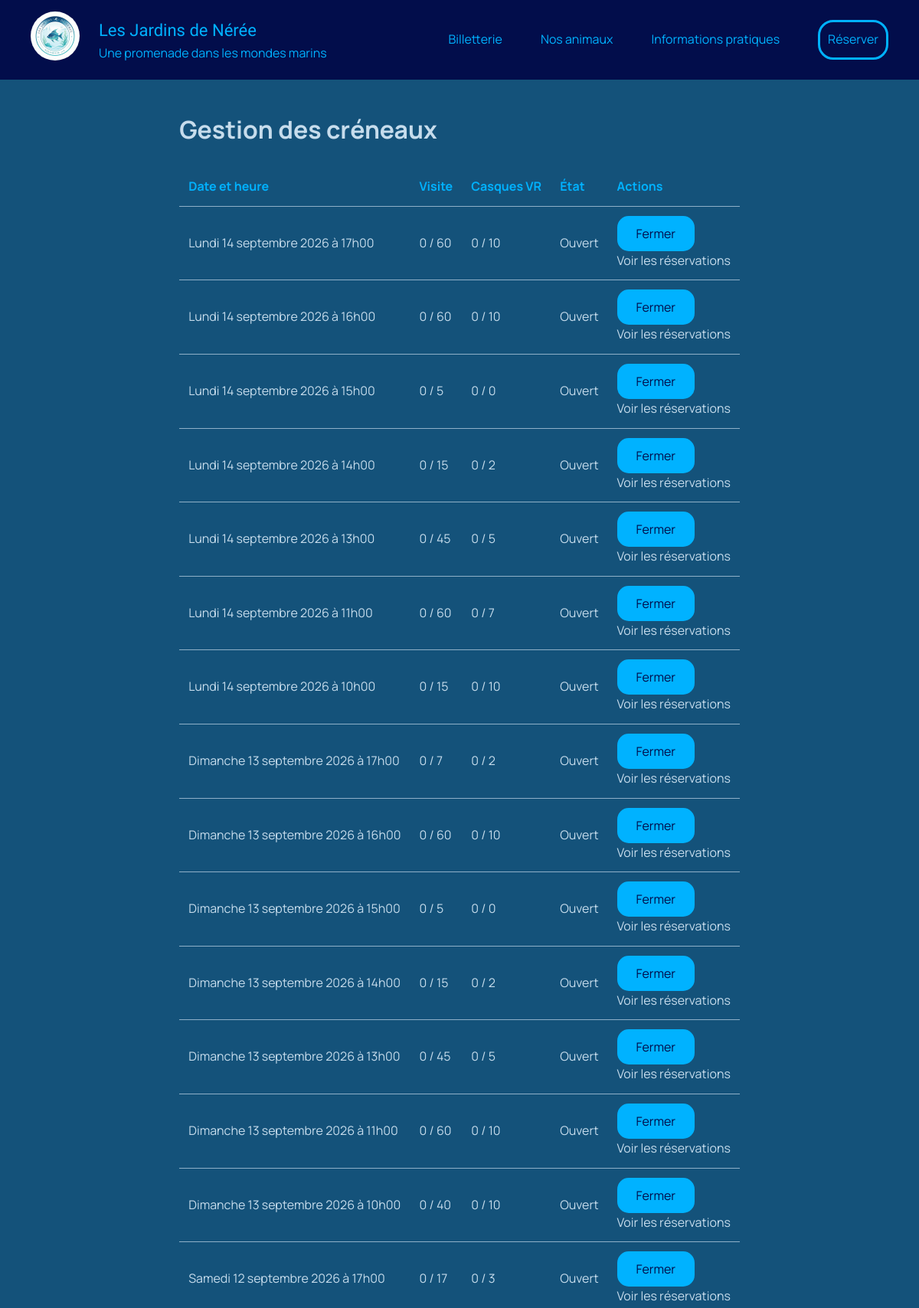
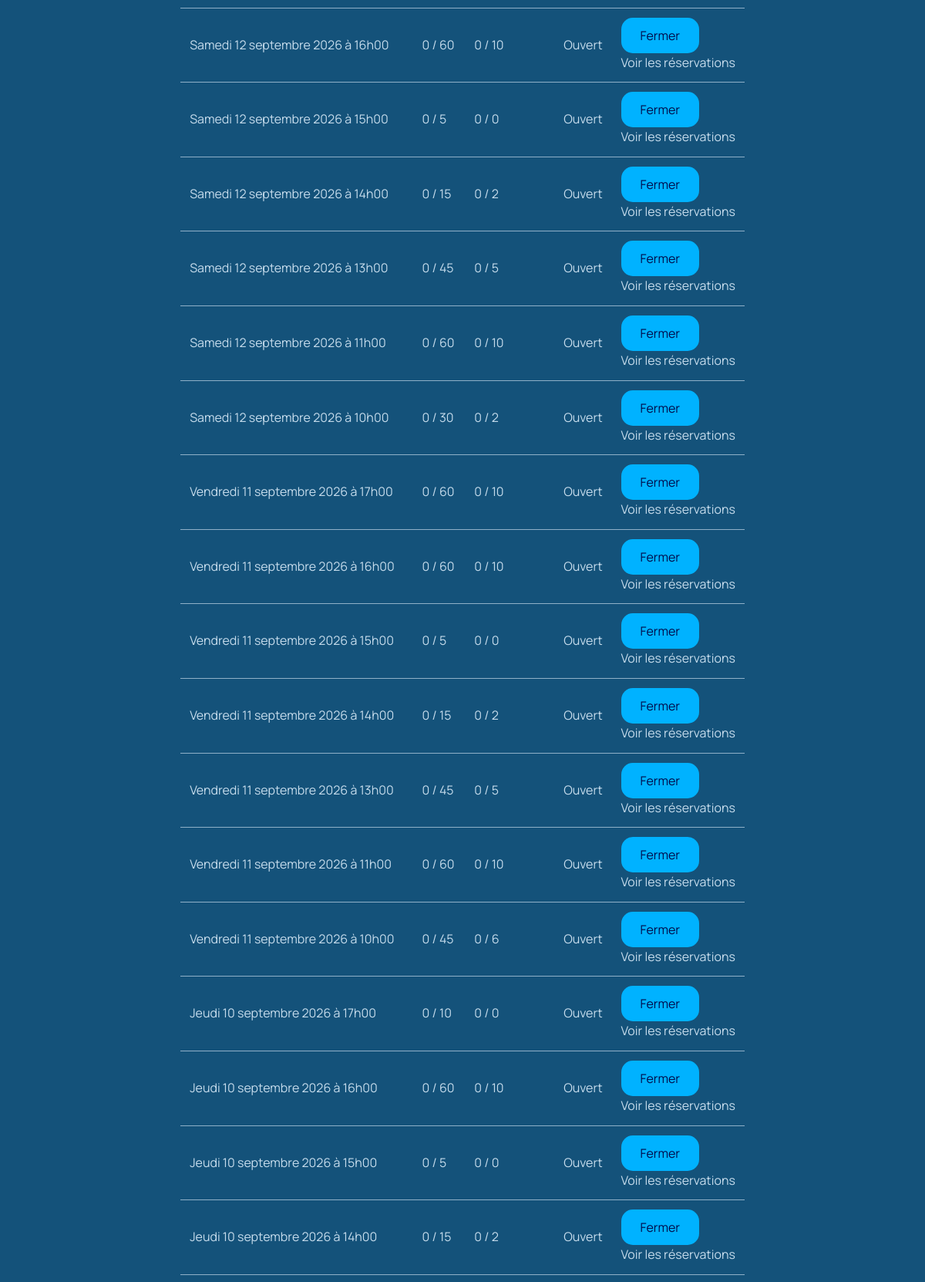
The app's page /admin/creneaux.php (signed in, upper part) with its own data (2 pictures, top to bottom).
### tables this page shows
CREATE TABLE creneau (
    id                  INT AUTO_INCREMENT PRIMARY KEY,
    date_heure          DATETIME NOT NULL UNIQUE,
    capacite_visite     INT UNSIGNED NOT NULL,
    capacite_vr         INT UNSIGNED NOT NULL,
    actif               TINYINT(1) NOT NULL DEFAULT 1   
);

### src/Creneau.php (called while the page is built, shortened)
<?php
class Creneau
{
    public static function findTous(): array
    {
        $pdo = Database::getInstance();
        $sql = 'SELECT c.id,
                       c.date_heure,
                       c.actif,
                       c.capacite_visite,
                       c.capacite_vr,
                       c.capacite_visite - COALESCE(SUM(rt.quantite * t.compte_visite), 0) AS places_visite,
                       c.capacite_vr - COALESCE(SUM(rt.quantite * t.compte_vr), 0) AS places_vr
                FROM creneau c
                LEFT JOIN reservation r ON r.creneau_id = c.id
                LEFT JOIN reservation_tarif rt ON rt.reservation_id = r.id
                LEFT JOIN tarif t ON t.id = rt.tarif_id
                GROUP BY c.id
                ORDER BY c.date_heure desc';
        return $pdo->query($sql)->fetchAll();
    }
}

### src/Autoloader.php (called while the page is built, shortened)
<?php
class Autoloader
{
    public static function register() : void
    {
        spl_autoload_register(function (string $class) {
            $fichier = __DIR__ . '/' . $class . '.php';
        });
    }
}

### src/Dates.php (called while the page is built, shortened)
<?php
class Dates
{
    public static function enFrancais(string $date): string
    {
        $t = strtotime($date);
        return self::JOURS[date('w', $t)] . ' ' . date('j', $t) . ' '
             . self::MOIS[date('n', $t)] . ' ' . date('Y', $t);
    }
}

### admin/creneaux.php (the view, shortened to what this page needs)
<?php
$creneaux = Creneau::findTous();
require __DIR__ . '/../includes/header.php';
?>
<main class="admin-page">
    <h1>Gestion des créneaux</h1>
    <table>
        <thead>
            <tr>
                <th>Date et heure</th>
                <th>Visite</th>
                <th>Casques VR</th>
                <th>État</th>
                <th>Actions</th>
            </tr>
        </thead>
        <tbody>
            <?php foreach ($creneaux as $creneau): ?>
                <?php
                    $nbVisite = $creneau['capacite_visite'] - $creneau['places_visite'];
                    $nbVr = $creneau['capacite_vr'] - $creneau['places_vr'];
                ?>
                <tr>
                    <td>
                        <?= Dates::enFrancais($creneau['date_heure']) ?>
                        à <?= date('H\hi', strtotime($creneau['date_heure'])) ?>
                    </td>
                    <td><?= $nbVisite ?> / <?= $creneau['capacite_visite'] ?></td>
                    <td><?= $nbVr ?> / <?= $creneau['capacite_vr'] ?></td>
                    <td><?= $creneau['actif'] ? 'Ouvert' : 'Fermé' ?></td>
                    <td>
                        <form method="post" action="/admin/creneaux.php">
                            <button type="submit" class="btn btn-plein">
                                <?= $creneau['actif'] ? 'Fermer' : 'Rouvrir' ?>
                            </button>
                        </form>
                        <a href="/admin/reservations.php?creneau=<?= $creneau['id'] ?>">Voir les réservations</a>
                    </td>
                </tr>
            <?php endforeach; ?>
        </tbody>
    </table>
</main>
<?php require __DIR__ . '/../includes/footer.php'; ?>

### assets/css/style.css (style rules this page uses)
*, *::before, *::after { box-sizing:border-box; }
body, h1, h2, h3, p, ul, figure { margin: 0; }
a { text-decoration: none; color: inherit; }
:root { --fond-nav: #020D4B; --fond: #14527A; --fond-secondaire: #0B2545; --accent: #00B2FF; --texte-attenue: #8FB0C8; --texte-clair: #C6DCEC; --police-titre: 'Lemon', cursive; --police-texte: 'Manrope', sans-serif; }
body { font-family: var(--police-texte); background-color: var(--fond); color: var(--texte-clair); line-height: 1.6; min-height: 100vh; display: flex; flex-direction: column; }
main { flex: 1; }
.admin-page { max-width: 1200px; margin: 0 auto; padding: 40px 24px; }
table { width: 100%; border-collapse: collapse; margin-top: 24px; }
th, td { padding: 12px; text-align: left; border-bottom: 1px solid var(--texte-attenue); }
th { color: var(--accent); }
.btn { display: inline-block; padding: 12px 25px; border-radius: 15px; }
.btn-plein { background-color: var(--accent); color: var(--fond-nav); align-self: flex-start; border: none; font-family: inherit; font-size: 16px; cursor: pointer; }

### records on screen
creneau: date_heure "Lundi 14 septembre 2026", date_heure "17h00", nbVisite "0", capacite_visite "60", nbVr "0", capacite_vr "10", actif "Ouvert"
creneau: date_heure "Lundi 14 septembre 2026", date_heure "16h00", nbVisite "0", capacite_visite "60", nbVr "0", capacite_vr "10", actif "Ouvert"
creneau: date_heure "Lundi 14 septembre 2026", date_heure "15h00", nbVisite "0", capacite_visite "5", capacite_vr "0", actif "Ouvert"
creneau: date_heure "Lundi 14 septembre 2026", date_heure "14h00", nbVisite "0", capacite_visite "15", nbVr "0", capacite_vr "2", actif "Ouvert"
creneau: date_heure "Lundi 14 septembre 2026", date_heure "13h00", nbVisite "0", capacite_visite "45", nbVr "0", capacite_vr "5", actif "Ouvert"
creneau: date_heure "Lundi 14 septembre 2026", date_heure "11h00", nbVisite "0", capacite_visite "60", nbVr "0", capacite_vr "7", actif "Ouvert"
creneau: date_heure "Lundi 14 septembre 2026", date_heure "10h00", nbVisite "0", capacite_visite "15", nbVr "0", capacite_vr "10", actif "Ouvert"
creneau: date_heure "Dimanche 13 septembre 2026", date_heure "17h00", nbVisite "0", capacite_visite "7", nbVr "0", capacite_vr "2", actif "Ouvert"
creneau: date_heure "Dimanche 13 septembre 2026", date_heure "16h00", nbVisite "0", capacite_visite "60", nbVr "0", capacite_vr "10", actif "Ouvert"
creneau: date_heure "Dimanche 13 septembre 2026", date_heure "15h00", nbVisite "0", capacite_visite "5", capacite_vr "0", actif "Ouvert"
creneau: date_heure "Dimanche 13 septembre 2026", date_heure "14h00", nbVisite "0", capacite_visite "15", nbVr "0", capacite_vr "2", actif "Ouvert"
creneau: date_heure "Dimanche 13 septembre 2026", date_heure "13h00", nbVisite "0", capacite_visite "45", nbVr "0", capacite_vr "5", actif "Ouvert"
creneau: date_heure "Dimanche 13 septembre 2026", date_heure "11h00", nbVisite "0", capacite_visite "60", nbVr "0", capacite_vr "10", actif "Ouvert"
creneau: date_heure "Dimanche 13 septembre 2026", date_heure "10h00", nbVisite "0", capacite_visite "40", nbVr "0", capacite_vr "10", actif "Ouvert"
creneau: date_heure "Samedi 12 septembre 2026", date_heure "17h00", nbVisite "0", capacite_visite "17", nbVr "0", capacite_vr "3", actif "Ouvert"
creneau: date_heure "Samedi 12 septembre 2026", date_heure "16h00", nbVisite "0", capacite_visite "60", nbVr "0", capacite_vr "10", actif "Ouvert"
creneau: date_heure "Samedi 12 septembre 2026", date_heure "15h00", nbVisite "0", capacite_visite "5", capacite_vr "0", actif "Ouvert"
creneau: date_heure "Samedi 12 septembre 2026", date_heure "14h00", nbVisite "0", capacite_visite "15", nbVr "0", capacite_vr "2", actif "Ouvert"
creneau: date_heure "Samedi 12 septembre 2026", date_heure "13h00", nbVisite "0", capacite_visite "45", nbVr "0", capacite_vr "5", actif "Ouvert"
creneau: date_heure "Samedi 12 septembre 2026", date_heure "11h00", nbVisite "0", capacite_visite "60", nbVr "0", capacite_vr "10", actif "Ouvert"
creneau: date_heure "Samedi 12 septembre 2026", date_heure "10h00", nbVisite "0", capacite_visite "30", nbVr "0", capacite_vr "2", actif "Ouvert"
creneau: date_heure "Vendredi 11 septembre 2026", date_heure "17h00", nbVisite "0", capacite_visite "60", nbVr "0", capacite_vr "10", actif "Ouvert"
creneau: date_heure "Vendredi 11 septembre 2026", date_heure "16h00", nbVisite "0", capacite_visite "60", nbVr "0", capacite_vr "10", actif "Ouvert"
creneau: date_heure "Vendredi 11 septembre 2026", date_heure "15h00", nbVisite "0", capacite_visite "5", capacite_vr "0", actif "Ouvert"
creneau: date_heure "Vendredi 11 septembre 2026", date_heure "14h00", nbVisite "0", capacite_visite "15", nbVr "0", capacite_vr "2", actif "Ouvert"
creneau: date_heure "Vendredi 11 septembre 2026", date_heure "13h00", nbVisite "0", capacite_visite "45", nbVr "0", capacite_vr "5", actif "Ouvert"
creneau: date_heure "Vendredi 11 septembre 2026", date_heure "11h00", nbVisite "0", capacite_visite "60", nbVr "0", capacite_vr "10", actif "Ouvert"
creneau: date_heure "Vendredi 11 septembre 2026", date_heure "10h00", nbVisite "0", capacite_visite "45", nbVr "0", capacite_vr "6", actif "Ouvert"
creneau: date_heure "Jeudi 10 septembre 2026", date_heure "17h00", nbVisite "0", capacite_visite "10", capacite_vr "0", actif "Ouvert"
creneau: date_heure "Jeudi 10 septembre 2026", date_heure "16h00", nbVisite "0", capacite_visite "60", nbVr "0", capacite_vr "10", actif "Ouvert"
creneau: date_heure "Jeudi 10 septembre 2026", date_heure "15h00", nbVisite "0", capacite_visite "5", capacite_vr "0", actif "Ouvert"
creneau: date_heure "Jeudi 10 septembre 2026", date_heure "14h00", nbVisite "0", capacite_visite "15", nbVr "0", capacite_vr "2", actif "Ouvert"

### other values on screen
$libelle "Billetterie"
$libelle "Nos animaux"
$libelle "Informations pratiques"
